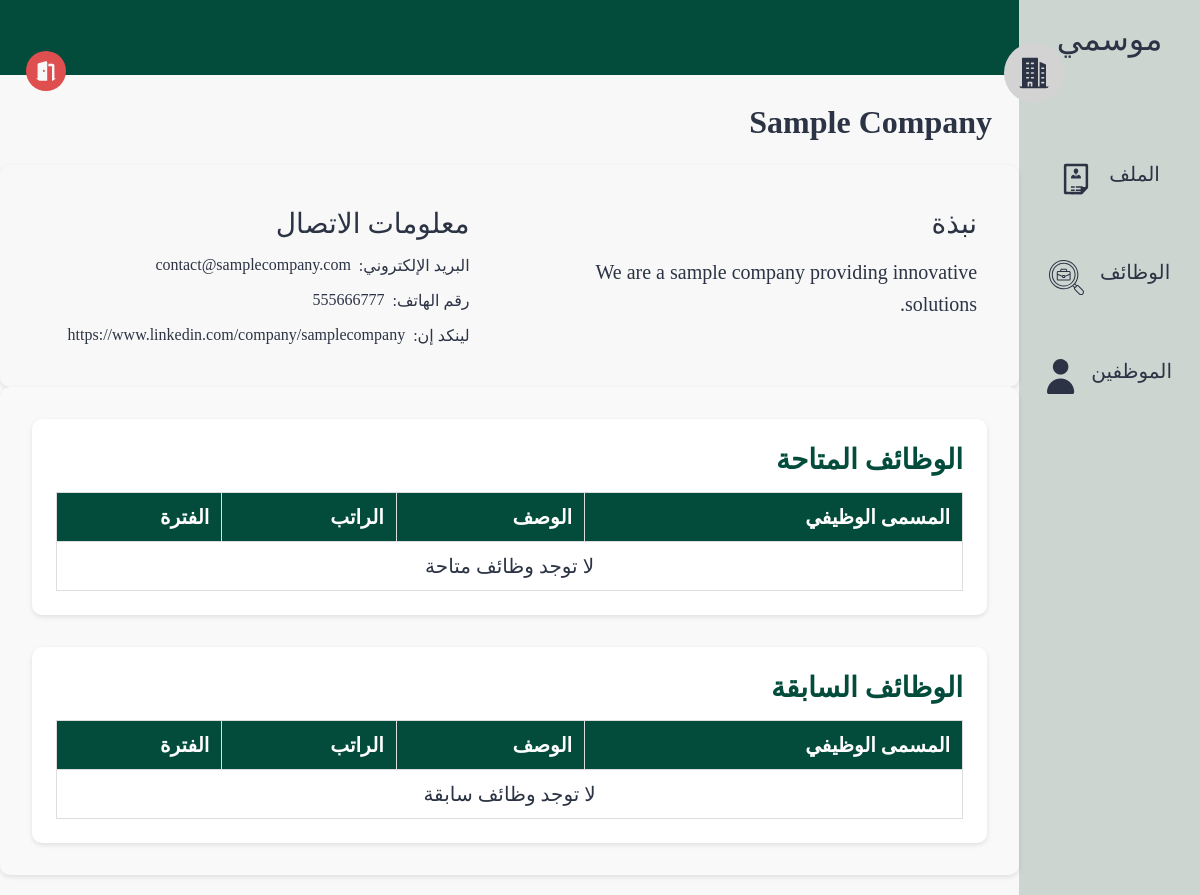
Screenshot of /pages/company.php?id=2 (signed in) with the database file from the repository.
### tables this page shows
CREATE TABLE company (
    company_id INTEGER PRIMARY KEY, 
    owner_id INTEGER,
    hr_id INTEGER,
    name TEXT,
    location TEXT,
    email TEXT,
    linkedin Text,
    phone TEXT,
    bio TEXT,
    FOREIGN KEY (owner_id) REFERENCES users(id) ON DELETE CASCADE,
    FOREIGN KEY (hr_id) REFERENCES users(id) ON DELETE CASCADE
);

### src/pages/company.php (the view, shortened to what this page needs)
<?php
include('../database/data.php');
$company_id = isset($_GET["id"]) ? intval($_GET["id"]) : ($_SESSION['user']['company_id'] ?? 0);
$stmt = $db->prepare("SELECT * FROM company WHERE company_id = :company_id");
$stmt->bindValue(':company_id', $company_id, SQLITE3_INTEGER);
$result = $stmt->execute()->fetchArray(SQLITE3_ASSOC);
$name = $result['name'] ?? 'غير معروف';
$bio = $result['bio'] ?? 'لا توجد معلومات';
$email = $result['email'] ?? 'غير متوفر';
$phone = $result['phone'] ?? 'غير متوفر';
$linkedin = $result['linkedin'] ?? '#';
$availableJobs = [];
$previousJobs = [];
?>
<!DOCTYPE html>
<html lang="ar" dir="rtl">
<head>
  <link rel="stylesheet" href="../styles/profile.css">
</head>
<body>
  <section class="page-structure">
    <?php
      include "../components/NavBar.php";
    ?>
    <section class="page-content">
      <div class="username">
        <img class="profile-pic" src="../images/company.svg" alt="صورة الشركة">
        <div class="user">
          <h2 id="companyNameDisplay"><?php echo htmlspecialchars($name); ?></h2>
        </div>
      </div>
      <div class="options">
        <a href="../pages/logout.php">
          <img class="nav-icon" style="--color: #DF4F4F" src="../images/logout.svg" alt="شعار تسجيل الخروج">
        </a>
      </div>
      <header></header>
      <main>
        <section class="profile-details">
          <div class="block about">
            <h2>نبذة</h2>
            <div id="companyAboutDisplay">
              <p><?php echo htmlspecialchars($bio); ?></p>
            </div>
          </div>
          <div class="block contacts">
            <h2>معلومات الاتصال</h2>
            <div id="companyContactDisplay">
              <ul>
                <li>البريد الإلكتروني:
                  <a href="mailto:<?php echo htmlspecialchars($email); ?>"><?php echo htmlspecialchars($email); ?></a>
                </li>
                <li>رقم الهاتف:
                  <a href="tel:<?php echo htmlspecialchars($phone); ?>"><?php echo htmlspecialchars($phone); ?></a>
                </li>
                <li>لينكد إن:
                  <a href="<?php echo htmlspecialchars($linkedin); ?>" target="_blank"><?php echo htmlspecialchars($linkedin); ?></a>
                </li>
              </ul>
            </div>
        </section>
        <section class="recent-activity">
          <div class="block experinces">
            <h2>الوظائف المتاحة</h2>
            <table border="1" cellpadding="5" cellspacing="0" style="width:100%; text-align:right;">
              <tr>
                <th>المسمى الوظيفي</th>
                <th>الوصف</th>
                <th>الراتب</th>
                <th>الفترة</th>
              </tr>
              <?php if (!empty($availableJobs)): ?>
                <?php foreach ($availableJobs as $job): ?>
                  <tr>
                    <td><?= htmlspecialchars($job["name"]) ?></td>
                    <td><?= htmlspecialchars($job["description"]) ?></td>
                    <td><?= htmlspecialchars($job["salary"]) ?> ريال</td>
                    <td>
                      من <?= htmlspecialchars($job["start"]) ?>
                      <?php if (!empty($job["end"])): ?>
                        إلى <?= htmlspecialchars($job["end"]) ?>
                      <?php else: ?>
                        (مستمر)
                      <?php endif; ?>
                    </td>
                  </tr>
                <?php endforeach; ?>
              <?php else: ?>
                <tr>
                  <td colspan="4" style="text-align: center;">لا توجد وظائف متاحة</td>
                </tr>
              <?php endif; ?>
            </table>
          </div>
          <div class="block experinces">
            <h2>الوظائف السابقة</h2>
            <table border="1" cellpadding="5" cellspacing="0" style="width:100%; text-align:right;">
              <tr>
                <th>المسمى الوظيفي</th>
                <th>الوصف</th>
                <th>الراتب</th>
                <th>الفترة</th>
              </tr>
              <?php if (!empty($previousJobs)): ?>
                <?php foreach ($previousJobs as $job): ?>
                  <tr>
                    <td><?= htmlspecialchars($job["name"]) ?></td>
                    <td><?= htmlspecialchars($job["description"]) ?></td>
                    <td><?= htmlspecialchars($job["salary"]) ?> ريال</td>
                    <td>
                      من <?= htmlspecialchars($job["start"]) ?>
                      إلى <?= htmlspecialchars($job["end"]) ?>
                    </td>
                  </tr>
                <?php endforeach; ?>
              <?php else: ?>
                <tr>
                  <td colspan="4" style="text-align: center;">لا توجد وظائف سابقة</td>
                </tr>
              <?php endif; ?>
            </table>
          </div>
        </section>
      </main>
    </section>
  </section>
</body>
</html>

### src/styles/profile.css (style rules this page uses)
* { color: var(--black-color); }
body { background-color: var(--white-color); }
.nav-icon { --color: var(--white-alt-color); background-color: var(--color); width: 40px; height: 40px; border-radius: 50%; padding: 0.5rem; }
section.page-content { width: 100%; }
header { position: relative; display: flex; align-items: center; justify-content: space-between; min-height: 75px; background-color: var(--main-color); padding: 1.25rem 3rem; }
.username .profile-pic { width: 60px; height: 60px; padding: 10px; border-radius: 50%; background-color: lightgray; top: 0; }
.username { display: flex; align-items: center; gap: 0.75rem; height: 65px; position: absolute; top: 0; right: 18px; z-index: 1000; padding: 0.5rem 1rem; right: 10%; top: 40px; }
.options { display: flex; align-items: center; gap: 0.75rem; height: 65px; position: absolute; top: 40px; left: 10px; z-index: 1000; padding: 0.5rem 1rem; }
.username h2 { font-size: 2rem; }
.username .user { position: static; margin-top: 100px; }
header::after { content: ""; position: absolute; right: 0; bottom: 0; width: 70%; height: 4px; background-color: var(--main-color); }
main { margin-top: 70px; width: 100%; padding: 1rem; }
main section { border-radius: 10px; box-shadow: 0 2px 5px rgba(0, 0, 0, 0.1); padding: 18px; }
.profile-details { display: grid; grid-template-columns: 1fr 1fr; gap: 2rem; }
.profile-details .block { display: flex; flex-direction: column; gap: 1rem; background-color: var(--white-color); padding: 1.5rem; border-radius: 10px; }
.profile-details .block h2 { font-size: 1.75rem; font-weight: 500; }
.profile-details .block ul { list-style: none; padding-inline-start: 0; display: flex; flex-wrap: wrap; gap: 1rem; }
.profile-details .block ul li { display: flex; gap: 0.5rem; font-size: 1rem; }
.profile-details .block.about p { font-size: 1.25rem; line-height: 1.6; }
.recent-activity { display: flex; flex-direction: column; gap: 2rem; padding: 2rem; background-color: #f9f9f9; border-radius: 10px; }
.recent-activity .block { background-color: #fff; padding: 1.5rem; border-radius: 10px; box-shadow: 0 2px 5px rgba(0, 0, 0, 0.1); }
.recent-activity .block h2 { font-size: 1.75rem; margin-bottom: 1rem; color: var(--main-color); }
.experinces table { width: 100%; border-collapse: collapse; font-size: 1.25rem; margin-top: 1rem; }
.experinces table th, .experinces table td { padding: 0.75rem; text-align: right; border: 1px solid #ddd; }
.experinces table th { background-color: var(--main-color); color: #fff; }
.experinces table tr:nth-child(odd) { background-color: #f9f9f9; }
.experinces table tr:nth-child(even) { background-color: #fff; }
@media (min-width: 992px) { main { padding: 1.25rem 0; } }

### src/styles/globals.css (style rules this page uses)
*, *::before, *::after { box-sizing: border-box; margin: 0; padding: 0; list-style: none; text-decoration: none; }
:root { --main-color: #034c3c; --secondary-color: #d2b48c; --white-color: #f8f8f8; --black-color: #2b3344; --white-alt-color: #cdd5d1; }
a { display: block; color: var(--black-color); }
.page-structure { display: flex; min-height: 100vh; }

### rows the page displays
company: name "Sample Company", bio "We are a sample company providing innovative solutions.", email "contact@samplecompany.com", phone "555666777", linkedin "https://www.linkedin.com/company/samplecompany"

### other values shown
$nav['title'] "الملف"
$nav['title'] "الوظائف"
$nav['title'] "الموظفين"
